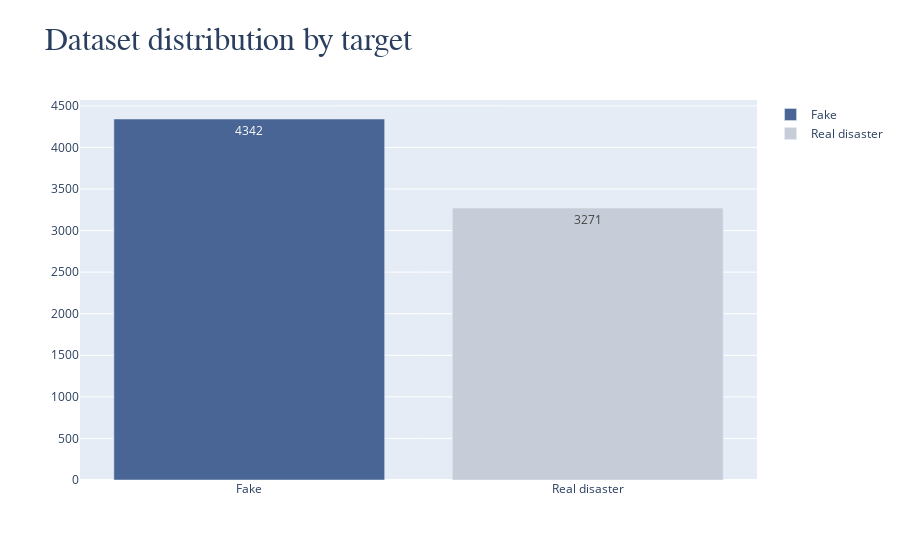

The notebook cell saved with this chart:
### Code cell
fig = go.Figure()
fig.add_trace(go.Bar(
    x=['Fake'],
    y=[balance_counts[0]],
    name='Fake',
    text=[balance_counts[0]],
    textposition='auto',
    marker_color=primary_blue
))
fig.add_trace(go.Bar(
    x=['Real disaster'],
    y=[balance_counts[1]],
    name='Real disaster',
    text=[balance_counts[1]],
    textposition='auto',
    marker_color=primary_grey
))
fig.update_layout(
    title='<span style="font-size:32px; font-family:Times New Roman">Dataset distribution by target</span>'
)
fig.show()

### Figure 1 — Plotly figure (JSON) as saved in the notebook; plotly's stock layout.template omitted (floating-point values rounded to 4 significant figures)
{"data": [{"marker": {"color": "#496595"}, "name": "Fake", "text": ["4342"], "textposition": "auto", "type": "bar", "x": ["Fake"], "y": [4342]}, {"marker": {"color": "#c6ccd8"}, "name": "Real disaster", "text": ["3271"], "textposition": "auto", "type": "bar", "x": ["Real disaster"], "y": [3271]}], "layout": {"title": {"text": "<span style=\"font-size:32px; font-family:Times New Roman\">Dataset distribution by target</span>"}}}
